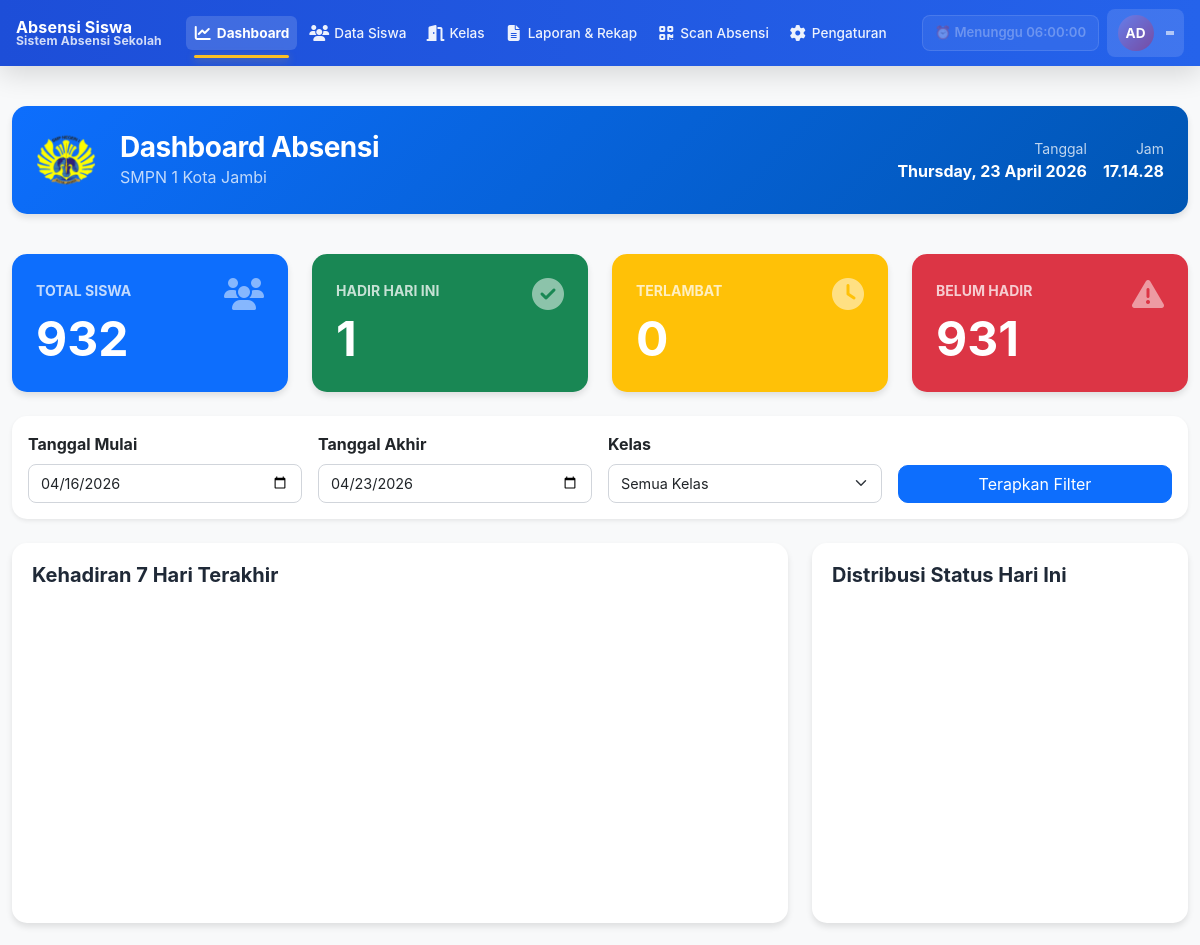
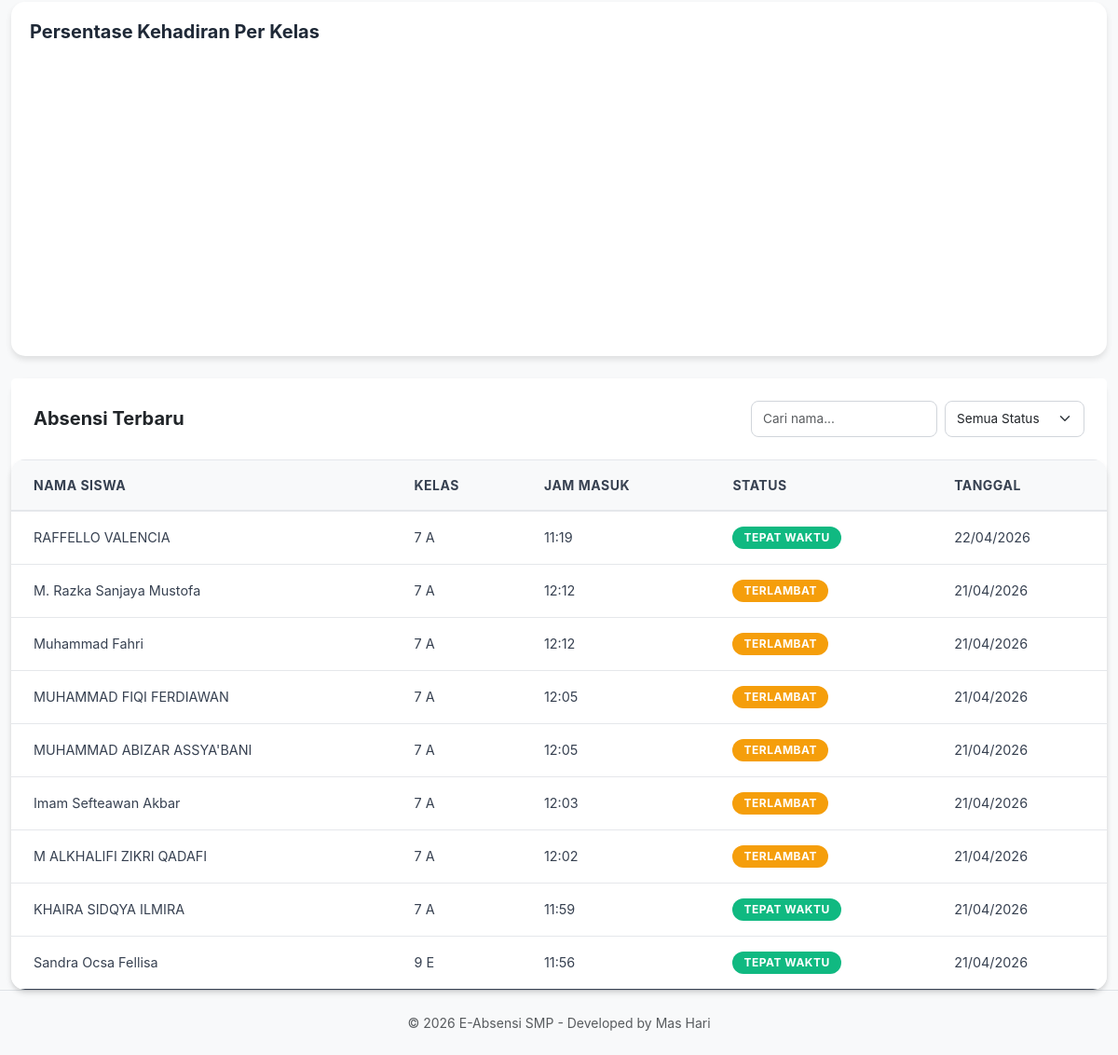
Page /pages/dashboard.php (signed in) on the committed database (2 pictures, top to bottom).
### tables this page shows
CREATE TABLE `absensi` (
  `id_absen` int NOT NULL AUTO_INCREMENT,
  `id_siswa` int NOT NULL,
  `status` varchar(20) DEFAULT 'Hadir',
  `waktu` time DEFAULT NULL,
  `tanggal` date NOT NULL,
  `jam` time DEFAULT '00:00:00',
  `id_status` int DEFAULT '1',
  `scan_source` varchar(20) DEFAULT 'manual',
  `status_presensi` enum('tepat_waktu','terlambat','ditolak') NOT NULL DEFAULT 'tepat_waktu' COMMENT 'Status kehadiran siswa',
  `keterlambatan_menit` int DEFAULT '0' COMMENT 'Jumlah menit keterlambatan',
  `waktu_absen` timestamp NOT NULL DEFAULT CURRENT_TIMESTAMP COMMENT 'Waktu absensi tercatat',
  PRIMARY KEY (`id_absen`),
  KEY `idx_tanggal` (`tanggal`),
  KEY `idx_status` (`status`),
  KEY `idx_absensi_siswa_tanggal` (`id_siswa`,`tanggal`),
  KEY `idx_absensi_tanggal_status` (`tanggal`,`status`),
  KEY `fk_absensi_status` (`id_status`),
  CONSTRAINT `fk_absensi_status` FOREIGN KEY (`id_status`) REFERENCES `status_absen` (`id_status`) ON DELETE SET NULL ON UPDATE CASCADE,
  CONSTRAINT `fk_ke_siswa` FOREIGN KEY (`id_siswa`) REFERENCES `siswa` (`id_siswa`) ON DELETE CASCADE
);

CREATE TABLE `siswa` (
  `id_siswa` int NOT NULL AUTO_INCREMENT,
  `student_uuid` char(36) DEFAULT NULL,
  `nis` varchar(20) NOT NULL,
  `nisn` varchar(20) NOT NULL,
  `nama_lengkap` varchar(100) NOT NULL,
  `jk` enum('L','P') DEFAULT NULL,
  `jenis_kelamin` varchar(20) DEFAULT NULL,
  `id_kelas` int DEFAULT NULL,
  `status_siswa` enum('aktif','lulus','pindah','nonaktif','hapus') NOT NULL DEFAULT 'aktif',
  `foto` varchar(255) DEFAULT 'default.jpg',
  PRIMARY KEY (`id_siswa`),
  UNIQUE KEY `nisn` (`nisn`),
  UNIQUE KEY `uk_siswa_nis` (`nis`),
  UNIQUE KEY `uk_siswa_student_uuid` (`student_uuid`),
  KEY `idx_siswa_id_kelas` (`id_kelas`),
  CONSTRAINT `fk_siswa_kelas` FOREIGN KEY (`id_kelas`) REFERENCES `kelas` (`id_kelas`) ON DELETE SET NULL ON UPDATE CASCADE
);

CREATE TABLE `kelas` (
  `id_kelas` int NOT NULL AUTO_INCREMENT,
  `nama_kelas` varchar(50) NOT NULL,
  PRIMARY KEY (`id_kelas`),
  UNIQUE KEY `uk_kelas_nama` (`nama_kelas`)
);

### includes/dashboard_service.php (called while the page is built, shortened)
<?php
class DashboardService
{
    private mysqli $conn;
    public function __construct(mysqli $conn)
    {
        $this->conn = $conn;
    }
    public function getSettings(): array
    {
        $settings = [
            'logo_sekolah' => 'default_logo.png',
            'nama_sekolah' => 'SMPN 1 Indonesia'
        ];
        $stmt = $this->conn->prepare(
            "SELECT nama_pengaturan, isi_pengaturan
             FROM pengaturan
             WHERE nama_pengaturan IN ('logo_sekolah', 'nama_sekolah')"
        );
        $stmt->execute();
        $result = $stmt->get_result();
        while ($row = $result->fetch_assoc()) {
            $settings[$row['nama_pengaturan']] = $row['isi_pengaturan'];
        }
        return $settings;
    }
    public function getSummaryStats(): array
    {
        $totalSiswa = (int)($this->conn->query('SELECT COUNT(*) AS total FROM siswa')->fetch_assoc()['total'] ?? 0);
        $hadir = 0;
        $terlambat = 0;
        $stmt = $this->conn->prepare(
            "SELECT
                SUM(CASE
                    WHEN status_presensi = 'tepat_waktu' OR (status_presensi IS NULL AND status = 'Hadir')
                    THEN 1 ELSE 0 END) AS hadir,
                SUM(CASE
                    WHEN status_presensi = 'terlambat' OR status = 'Terlambat'
                    THEN 1 ELSE 0 END) AS telat
             FROM absensi
             WHERE tanggal = CURDATE()"
        );
        if ($stmt) {
            $stmt->execute();
            $result = $stmt->get_result();
            $row = $result->fetch_assoc();
            $hadir = (int)($row['hadir'] ?? 0);
            $terlambat = (int)($row['telat'] ?? 0);
        }
        return [
            'total_siswa' => $totalSiswa,
            'hadir_hari_ini' => $hadir,
            'terlambat_hari_ini' => $terlambat,
            'belum_hadir' => max(0, $totalSiswa - ($hadir + $terlambat))
        ];
    }
    public function getRecentAttendance(int $limit = 20): array
    {
        $limit = max(1, min(100, $limit));
        $sql = "SELECT
                    a.waktu_absen,
                    a.jam,
                    a.status_presensi,
                    a.status,
                    a.tanggal,
                    s.nama_lengkap,
                    k.nama_kelas,
                    st.nama_status
                FROM absensi a
                JOIN siswa s ON a.id_siswa = s.id_siswa
                JOIN kelas k ON s.id_kelas = k.id_kelas
                LEFT JOIN status_absen st ON a.id_status = st.id_status
                ORDER BY a.tanggal DESC, COALESCE(a.waktu_absen, a.jam) DESC
                LIMIT ?";
        $stmt = $this->conn->prepare($sql);
        $stmt->bind_param('i', $limit);
        $stmt->execute();
        $result = $stmt->get_result();
        $rows = [];
        while ($row = $result->fetch_assoc()) {
            $statusClass = 'secondary';
            $statusLabel = $row['nama_status'] ?? $row['status'] ?? '-';
            if ($row['status_presensi'] === 'terlambat') {
                $statusClass = 'warning';
                $statusLabel = 'Terlambat';
            } elseif ($row['status_presensi'] === 'tepat_waktu') {
                $statusClass = 'success';
                $statusLabel = 'Tepat Waktu';
            } elseif (($row['status'] ?? '') === 'Hadir' || ($row['nama_status'] ?? '') === 'HADIR') {
                $statusClass = 'success';
            }
            $rows[] = [
                'nama_lengkap' => $row['nama_lengkap'],
                'nama_kelas' => $row['nama_kelas'],
                'jam' => date('H:i', strtotime($row['waktu_absen'] ?? $row['jam'] ?? '00:00:00')),
                'status_class' => $statusClass,
                'status_label' => $statusLabel,
                'tanggal' => $row['tanggal']
            ];
        }
        return $rows;
    }
}

### pages/dashboard.php (the view, shortened to what this page needs)
<?php
require_once __DIR__ . '/../includes/config.php';
require_once __DIR__ . '/../includes/dashboard_service.php';
$dashboardService = new DashboardService($conn);
$set = $dashboardService->getSettings();
$stats = $dashboardService->getSummaryStats();
$recentAttendance = $dashboardService->getRecentAttendance(20);
$total_siswa = $stats['total_siswa'];
$hadir_hari_ini = $stats['hadir_hari_ini'];
$terlambat_hari_ini = $stats['terlambat_hari_ini'];
$belum_hadir = $stats['belum_hadir'];
?>
<!DOCTYPE html>
<html lang="id">
<head>
    <link href="../assets/vendor/bootstrap-5.3.8-dist/css/bootstrap.min.css" rel="stylesheet">
    <link href='../assets/css/site.css' rel='stylesheet'>
    <link href="https://cdnjs.cloudflare.com/ajax/libs/font-awesome/6.4.0/css/all.min.css" rel="stylesheet">
    <link href="../assets/css/dashboard.css" rel="stylesheet">
</head>
<body data-auto-refresh-minutes="0">
<?php include __DIR__ . '/../includes/navbar.php'; ?>
<div class="container-fluid py-3">
    <div class="header-card p-4 mb-4">
        <div class="row align-items-center">
            <div class="col-auto">
                <img src="../assets/img/logo_sekolah/<?= htmlspecialchars($set['logo_sekolah']) ?>" width="60" class="img-fluid rounded" alt="Logo Sekolah">
            </div>
            <div class="col">
                <h3 class="fw-bold mb-0">Dashboard Absensi</h3>
                <p class="mb-0 opacity-75"><?= htmlspecialchars($set['nama_sekolah']) ?></p>
            </div>
            <div class="col-auto text-end">
                <div class="d-flex align-items-center gap-3">
                    <div>
                        <small class="d-block opacity-75">Tanggal</small>
                        <span class="fw-bold" id="current-date"><?= date('l, d F Y') ?></span>
                    </div>
                    <div>
                        <small class="d-block opacity-75">Jam</small>
                        <span class="fw-bold" id="current-time">00:00:00</span>
                    </div>
                </div>
            </div>
        </div>
    </div>
</div>
<div class="container-fluid">
    <div class="row g-4 mb-4">
        <div class="col-lg-3 col-md-6">
            <div class="stat-card bg-primary text-white p-4 h-100">
                <div class="d-flex justify-content-between align-items-start">
                    <div>
                        <small class="text-uppercase opacity-75 fw-bold">Total Siswa</small>
                        <h2 class="display-5 fw-bold mt-2 mb-0" id="stat-total"><?= $total_siswa ?></h2>
                    </div>
                    <i class="fas fa-users fa-2x opacity-50"></i>
                </div>
            </div>
        </div>
        <div class="col-lg-3 col-md-6">
            <div class="stat-card bg-success text-white p-4 h-100">
                <div class="d-flex justify-content-between align-items-start">
                    <div>
                        <small class="text-uppercase opacity-75 fw-bold">Hadir Hari Ini</small>
                        <h2 class="display-5 fw-bold mt-2 mb-0" id="stat-hadir"><?= $hadir_hari_ini ?></h2>
                    </div>
                    <i class="fas fa-check-circle fa-2x opacity-50"></i>
                </div>
            </div>
        </div>
        <div class="col-lg-3 col-md-6">
            <div class="stat-card bg-warning text-white p-4 h-100">
                <div class="d-flex justify-content-between align-items-start">
                    <div>
                        <small class="text-uppercase opacity-75 fw-bold">Terlambat</small>
                        <h2 class="display-5 fw-bold mt-2 mb-0" id="stat-terlambat"><?= $terlambat_hari_ini ?></h2>
                    </div>
                    <i class="fas fa-clock fa-2x opacity-50"></i>
                </div>
            </div>
        </div>
        <div class="col-lg-3 col-md-6">
            <div class="stat-card bg-danger text-white p-4 h-100">
                <div class="d-flex justify-content-between align-items-start">
                    <div>
                        <small class="text-uppercase opacity-75 fw-bold">Belum Hadir</small>
                        <h2 class="display-5 fw-bold mt-2 mb-0" id="stat-belum-hadir"><?= $belum_hadir ?></h2>
                    </div>
                    <i class="fas fa-exclamation-triangle fa-2x opacity-50"></i>
                </div>
            </div>
        </div>
    </div>
    <div class="row mb-4">
        <div class="col-12">
            <div class="card border-0 shadow-sm p-3">
                <div class="row g-3 align-items-end">
                    <div class="col-md-3">
                        <label class="form-label fw-bold">Tanggal Mulai</label>
                        <input type="date" class="form-control" id="start-date" value="<?= date('Y-m-d', strtotime('-7 days')) ?>">
                    </div>
                    <div class="col-md-3">
                        <label class="form-label fw-bold">Tanggal Akhir</label>
                        <input type="date" class="form-control" id="end-date" value="<?= date('Y-m-d') ?>">
                    </div>
                    <div class="col-md-3">
                        <label class="form-label fw-bold">Kelas</label>
                        <select class="form-select" id="filter-kelas">
                            <option value="">Semua Kelas</option>
                        </select>
                    </div>
                    <div class="col-md-3">
                        <button class="btn btn-primary w-100" id="apply-filters">Terapkan Filter</button>
                    </div>
                </div>
            </div>
        </div>
    </div>
    <div class="row g-4 mb-4">
        <div class="col-lg-8">
            <div class="chart-container">
                <h5 class="fw-bold mb-3">Kehadiran 7 Hari Terakhir</h5>
                <div id="chart-kehadiran" class="chart-canvas"></div>
            </div>
        </div>
        <div class="col-lg-4">
            <div class="chart-container">
                <h5 class="fw-bold mb-3">Distribusi Status Hari Ini</h5>
                <div id="chart-pie" class="chart-canvas"></div>
            </div>
        </div>
    </div>
    <div class="row g-4 mb-4">
        <div class="col-12">
            <div class="chart-container">
                <h5 class="fw-bold mb-3">Persentase Kehadiran Per Kelas</h5>
                <div id="chart-kelas" class="chart-canvas"></div>
            </div>
        </div>
    </div>
    <div class="row">
        <div class="col-12">
            <div class="card border-0 shadow-sm">
                <div class="card-header bg-white border-0 py-3">
                    <div class="d-flex justify-content-between align-items-center">
                        <h5 class="fw-bold mb-0">Absensi Terbaru</h5>
                        <div class="d-flex gap-2">
                            <input type="text" class="form-control form-control-sm filter-search" placeholder="Cari nama..." id="search-input">
                            <select class="form-select form-select-sm filter-status" id="status-filter">
                                <option value="">Semua Status</option>
                            </select>
                        </div>
                    </div>
                </div>
                <div class="card-body p-0">
                    <div class="table-responsive">
                        <table class="table table-hover mb-0" id="absensi-table">
                            <thead class="table-light">
                                <tr>
                                    <th class="border-0 ps-4">Nama Siswa</th>
                                    <th class="border-0">Kelas</th>
                                    <th class="border-0">Jam Masuk</th>
                                    <th class="border-0">Status</th>
                                    <th class="border-0">Tanggal</th>
                                </tr>
                            </thead>
                            <tbody>
                                <?php
                                if (empty($recentAttendance)) {
                                    echo "<tr><td colspan='5' class='text-center py-4 text-muted'>Belum ada data absensi terbaru.</td></tr>";
                                } else {
                                    foreach ($recentAttendance as $item) {
                                        echo "<tr>
                                            <td class='ps-4'>" . htmlspecialchars($item['nama_lengkap']) . "</td>
                                            <td>" . htmlspecialchars($item['nama_kelas']) . "</td>
                                            <td>" . htmlspecialchars($item['jam']) . "</td>
                                            <td><span class='badge bg-" . htmlspecialchars($item['status_class']) . "'>" . htmlspecialchars($item['status_label']) . "</span></td>
                                            <td>" . date('d/m/Y', strtotime($item['tanggal'])) . "</td>
                                        </tr>";
                                    }
                                }
                                ?>
                            </tbody>
                        </table>
                    </div>
                </div>
            </div>
        </div>
    </div>
</div>
<?php include '../includes/footer.php'; ?>
</body>
</html>

### rows in the picture
absensi: id_siswa.nama_lengkap "RAFFELLO VALENCIA", kelas.nama_kelas "7 A", jam "11:19", status_label "TEPAT WAKTU", tanggal "22/04/2026"
absensi: id_siswa.nama_lengkap "M. Razka Sanjaya Mustofa", kelas.nama_kelas "7 A", jam "12:12", status_label "TERLAMBAT", tanggal "21/04/2026"
absensi: id_siswa.nama_lengkap "Muhammad Fahri", kelas.nama_kelas "7 A", jam "12:12", status_label "TERLAMBAT", tanggal "21/04/2026"
absensi: id_siswa.nama_lengkap "MUHAMMAD FIQI FERDIAWAN", kelas.nama_kelas "7 A", jam "12:05", status_label "TERLAMBAT", tanggal "21/04/2026"
absensi: id_siswa.nama_lengkap "MUHAMMAD ABIZAR ASSYA'BANI", kelas.nama_kelas "7 A", jam "12:05", status_label "TERLAMBAT", tanggal "21/04/2026"
absensi: id_siswa.nama_lengkap "Imam Sefteawan Akbar", kelas.nama_kelas "7 A", jam "12:03", status_label "TERLAMBAT", tanggal "21/04/2026"
absensi: id_siswa.nama_lengkap "M ALKHALIFI ZIKRI QADAFI", kelas.nama_kelas "7 A", jam "12:02", status_label "TERLAMBAT", tanggal "21/04/2026"
absensi: id_siswa.nama_lengkap "KHAIRA SIDQYA ILMIRA", kelas.nama_kelas "7 A", jam "11:59", status_label "TEPAT WAKTU", tanggal "21/04/2026"
absensi: id_siswa.nama_lengkap "Sandra Ocsa Fellisa", kelas.nama_kelas "9 E", jam "11:56", status_label "TEPAT WAKTU", tanggal "21/04/2026"

### other values in the picture
$label "Dashboard"
$label "Data Siswa"
$label "Kelas"
$label "Laporan & Rekap"
$label "Scan Absensi"
$label "Pengaturan"
$scanStatus['text'] "⏰ Menunggu 06:00:00"
$initials "AD"
$set['nama_sekolah'] "SMPN 1 Kota Jambi"
$total_siswa "932"
$hadir_hari_ini "1"
$terlambat_hari_ini "0"
$belum_hadir "931"
